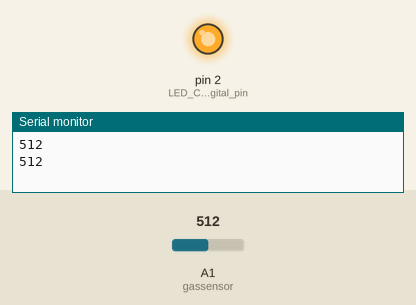
Simulated run of this sketch. Board: Arduino Uno, built with avr-gcc and run on an emulated ATmega328P. On the bench: output pins drawn as LEDs (lit = HIGH), the last lines printed to the serial monitor. The test bench sets the inputs (shaded band); at power-on: A1 (gassensor) = 512.

Above: at 1.8 s.
1.9 s: A1 (gassensor) set to 493
At 3.2 s:
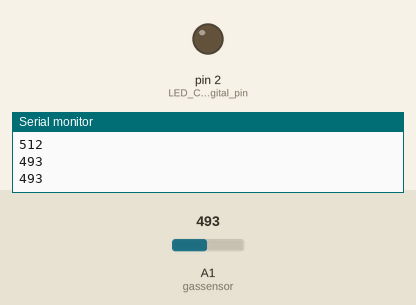
3.5 s: A1 (gassensor) set to 510
At 5.0 s:
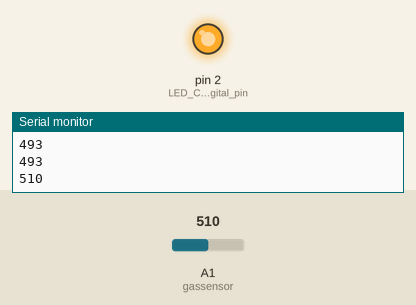
5.5 s: A1 (gassensor) set to 490
At 6.5 s:
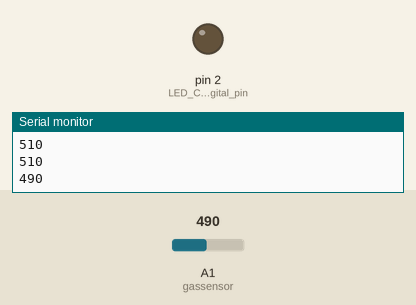
Timing chart, 0 to 8.5 s (numbered marks = the images above; inputs shaded):
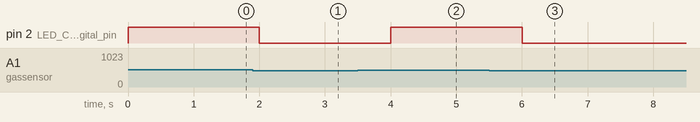

Measured:
- the behaviour switches between 500 and 499 on A1 (gassensor) (found by bisection; images 0 and 1)
- after the input at 1.9 s, pin 2 (LED_Connected_digital_pin): HIGH → LOW after 0.10 s
- after the input at 3.5 s, pin 2 (LED_Connected_digital_pin): LOW → HIGH after 0.50 s
- after the input at 5.5 s, pin 2 (LED_Connected_digital_pin): HIGH → LOW after 0.50 s

The sketch:

Arduino_With_Gas_Sensor.ino
```cpp
const int gassensor = A1;

void setup() {
  pinMode(2,OUTPUT);//LED Connected digital pin 2
  pinMode(gassensor, INPUT);  //Gas Sensor
  Serial.begin(9600);   //Arduino bode rate
}

void loop() {
  int data = analogRead(gassensor);  //analog read which form (0 to 1023)
  Serial.println(data);
  if (data>=500)
  {
    digitalWrite(2,HIGH);
    delay(1000);
  }
  else
  {
      digitalWrite(2,LOW);
      delay(1000);
  }
}
```
